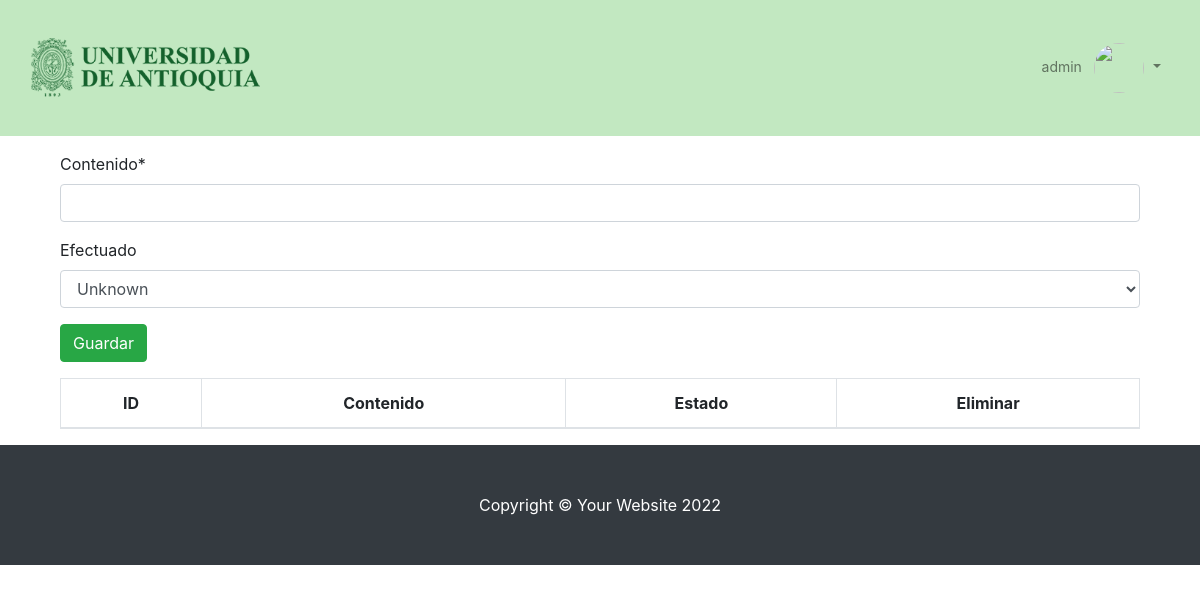
/manage_project/make_project/make_objective/17 (signed in), run on an earlier commit of the app's database.
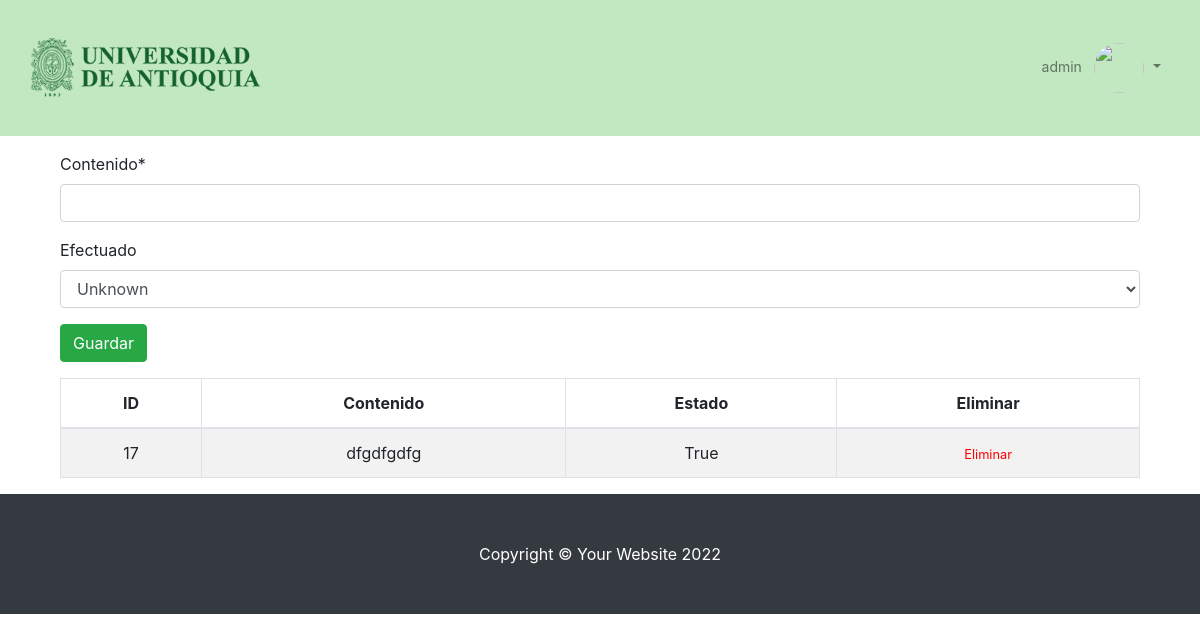
And on a later commit of the database.
### gestion/models.py (models this page shows, shortened)
class Objetivos_especificos(models.Model):
    proyecto = models.ForeignKey(Proyecto,on_delete=models.CASCADE,null=True)
    contenido = models.CharField(max_length=100)
    estado = models.BooleanField(null=True,verbose_name="Efectuado")
    class meta:
        db_table= 'objetivos_especificos'
        verbose_name= 'Objetivo especifico'
        verbose_name_plural='Objetivos especificos'
        ordering=['id']

class Proyecto(models.Model):
    estados = (('F','Finalizado'),('E','En ejecucion'))
    nombre = models.CharField(max_length=100)
    objetivo_general = models.CharField(max_length=100)
    fecha_inicio = models.DateField()
    fecha_fin = models.DateField()
    director = models.CharField(max_length=100)
    presupuesto = models.CharField(max_length=100)
    porcentaje_avance = models.IntegerField(null = True)
    estado = models.CharField(max_length=1, choices=estados)
    class meta:
        db_table= 'proyecto'
        verbose_name= 'Proyecto'
        verbose_name_plural='Proyectos'
        ordering=['id']

### gestion/views.py (the view, shortened to what this page needs)
# urls.py: path('manage_project/make_project/make_objective/<int:project_id>', make_objective, name="make_objective"),
def make_objective(request, project_id):
    form=FormObjetivosEspecificos()
    targets = Objetivos_especificos.objects.filter(proyecto = project_id)
    return render(request, "make_objective.html",{"form": form ,'targets':targets})

### gestion/forms.py
class FormObjetivosEspecificos(forms.ModelForm):
    class Meta:
        model = Objetivos_especificos
        fields = ('contenido','estado')

### Templates/make_objective.html (shortened to what this page needs)
{% extends 'index.html' %}
{% load crispy_forms_tags %}
{% block content %}
<div class="container">
    <form method="POST" action="" class="mt-3" autocomplete="off" enctype="multipart/form-data">
        {{ form|crispy }}
        <button type="submit" class="btn btn-success">Guardar</button>
    </form>
</div>
<div class="container">
    <table class="table table-striped table-bordered" id="mydatatable">
        <thead>
            <tr class="text-center">
                <th scope="col">ID</th>
                <th scope="col">Contenido</th>
                <th scope="col">Estado</th>
                <th scope="col">Eliminar</th>
            </tr>
        </thead>
        <tbody>
            {% for target in targets %}
                <tr class="text-center">
                    <td>{{ target.proyecto.id}}</td>
                    <td>{{ target.contenido }}</td>
                    <td>{{ target.estado }}</td>
                    <td><a style="font-size: 0.8em; padding: 0%;color: red;text-decoration: none;" class="link"
                        href="{%url 'delete_objective' target.id %}"  >Eliminar</a></td>
                </tr>
            {% endfor %}
        </tbody>
    </table>
</div>
{% endblock %}

What changed in the data, as far as the page shows it:
added Objetivos_especificos: proyecto.id "17", contenido "dfgdfgdfg", estado "True"
